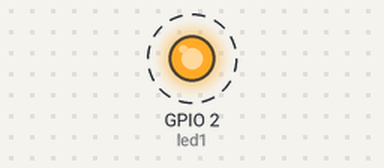
This program was run on a simulated ESP32. Shown: output pins drawn as LEDs (lit = HIGH). Dashed ring = blinking. What the program prints to the serial monitor is not drawn.

Above: at 0.2 s.
Timing chart, 0 to 3.0 s (numbered marks = the images above):
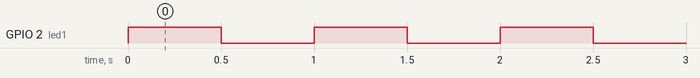

The program:

main.cpp
```cpp
#include <Arduino.h>


const int led1 = 2; // Pin of the LED

void toggleLED(void * parameter)
{
    for(;;)
    {   // infinite loop
        // Turn the LED on
        digitalWrite(led1, HIGH);
        // Pause the task for 500ms
        vTaskDelay(500 / portTICK_PERIOD_MS);
        // Turn the LED off
        digitalWrite(led1, LOW);
        // Pause the task again for 500ms
        vTaskDelay(500 / portTICK_PERIOD_MS);
    }
}


void setup()
{
    pinMode(led1, OUTPUT);
    Serial.begin(112500);
    /* we create a new task here */
    xTaskCreate(
        toggleLED, // Function that should be called
        "Toggle LED", // Name of the task (for debugging)
        1000, // Stack size (bytes)
        NULL, // Parameter to pass
        1, // Task priority
        NULL // Task handle
    );
}

/* the forever loop() function is invoked by Arduino ESP32 loopTask */
void loop()
{
    Serial.println("this is ESP32 Task");
    delay(1000);
}
```

Measured:
- by itself, GPIO 2 (led1): alternates HIGH for 0.50 s and LOW for 0.50 s
